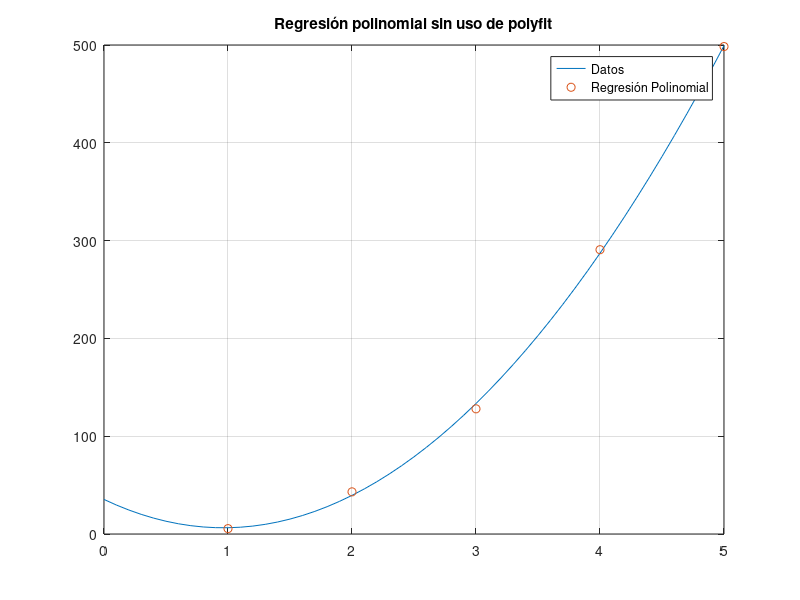

MATLAB code to generate this figure:
%% PRÁCTICA 5.5 Regresión polinomial sin uso de funciones predefinidas.

close all; clear all; clc;
%Mediciones y en el tiempo t:
t = [1 2 3 4 5]'; 
y = [5.5 43.1 128 290.7 498.4]';
% Regresión Polinomial:
X = [ones(size(t))  t  t.^2 t.^3]
% Solución usando el operador backslash: 
a = X\y
% Ahora se evalúa en una serie más fina de puntos: 
T = (0:0.1:5)';
Y = [ones(size(T))  T  T.^2 T.^3]*a;
plot(T,Y,'-',t,y,'o')
title('Regresión polinomial sin uso de polyfit'), legend('Datos','Regresión Polinomial'), grid on
